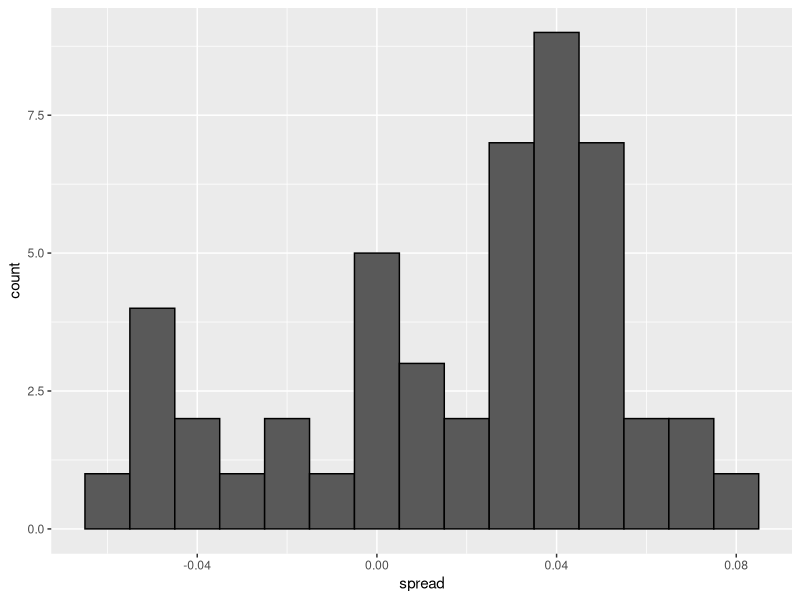
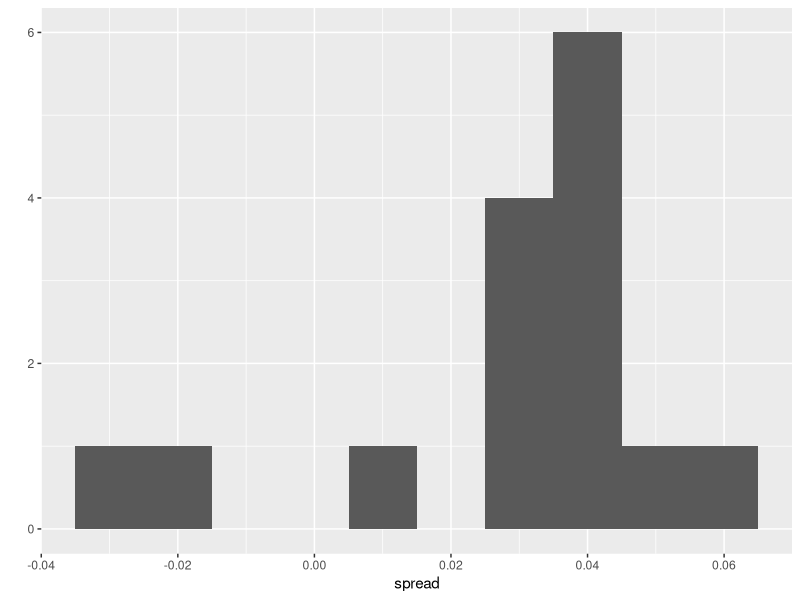
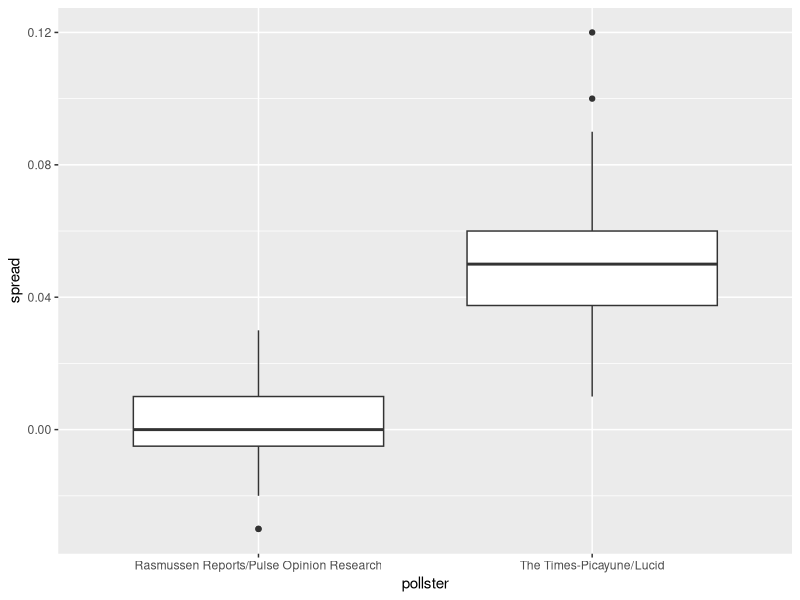

Generate these figures, in order, with R:
## ---- chunk 1
library(tidyverse)
library(dslabs)
d <- 0.039
Ns <- c(1298, 533, 1342, 897, 774, 254, 812, 324, 1291, 1056, 2172, 516)
p <- (d + 1) / 2

polls <- map_df(Ns, function(N) {
  x <- sample(c(0,1), size=N, replace=TRUE, prob=c(1-p, p))
  x_hat <- mean(x)
  se_hat <- sqrt(x_hat * (1 - x_hat) / N)
  list(estimate = 2 * x_hat - 1, 
    low = 2*(x_hat - 1.96*se_hat) - 1, 
    high = 2*(x_hat + 1.96*se_hat) - 1,
    sample_size = N)
}) %>% mutate(poll = seq_along(Ns))
## ---- chunk 2
sum(polls$sample_size)
## ---- chunk 3
d_hat <- polls %>% 
  summarize(avg = sum(estimate*sample_size) / sum(sample_size)) %>% 
  pull(avg)
## ---- chunk 4
data(polls_us_election_2016)
## ---- chunk 5
polls <- polls_us_election_2016 %>% 
  filter(state == "U.S." & enddate >= "2016-10-31" &
           (grade %in% c("A+","A","A-","B+") | is.na(grade)))
## ---- chunk 6
polls <- polls %>% 
  mutate(spread = rawpoll_clinton/100 - rawpoll_trump/100)
## ---- chunk 7
d_hat <- polls %>% 
  summarize(d_hat = sum(spread * samplesize) / sum(samplesize)) %>% 
  pull(d_hat)
## ---- chunk 8
p_hat <- (d_hat+1)/2 
moe <- 1.96 * 2 * sqrt(p_hat * (1 - p_hat) / sum(polls$samplesize))
moe
## ---- chunk 9
polls %>%
  ggplot(aes(spread)) +
  geom_histogram(color="black", binwidth = .01)
## ---- chunk 10
polls %>% group_by(pollster) %>% summarize(n())
## ---- chunk 11
polls %>% group_by(pollster) %>% 
  filter(n() >= 6) %>%
  summarize(se = 2 * sqrt(p_hat * (1-p_hat) / median(samplesize)))
## ---- chunk 12
one_poll_per_pollster <- polls %>% group_by(pollster) %>% 
  filter(enddate == max(enddate)) %>%
  ungroup()
## ---- chunk 13
qplot(spread, data = one_poll_per_pollster, binwidth = 0.01)
## ---- chunk 14
sd(one_poll_per_pollster$spread)
## ---- chunk 15
results <- one_poll_per_pollster %>% 
  summarize(avg = mean(spread), 
            se = sd(spread) / sqrt(length(spread))) %>% 
  mutate(start = avg - 1.96 * se, 
         end = avg + 1.96 * se) 
round(results * 100, 1)
## ---- chunk 16
library(dslabs)
data(heights)
x <- heights %>% filter(sex == "Male") %>%
  pull(height)
## ---- chunk 17
mean(x)
sd(x)
## ---- chunk 18
n <- 50
X <- sample(x, n, replace = TRUE)
mean(X)
## ---- chunk 19
sd(X)
## ---- chunk 20
mean(X) + c(-1, 1)*1.96 * sd(X) / sqrt(n)
## ---- chunk 21
mu <- mean(x)


B <- 10000
monte <- replicate(B, {
  X <- sample(x, n, replace=TRUE)
  interval <- mean(X) + c(-1,1)*1.96*sd(X)/sqrt(n)
  between(mu, interval[1], interval[2])
})
mean(monte)
## ---- chunk 22
data(polls_us_election_2016)
polls <- polls_us_election_2016 %>% 
  filter(pollster %in% c("Rasmussen Reports/Pulse Opinion Research",
                         "The Times-Picayune/Lucid") &
           enddate >= "2016-10-15" &
           state == "U.S.") %>% 
  mutate(spread = rawpoll_clinton/100 - rawpoll_trump/100) 
## ---- chunk 23
polls %>% ggplot(aes(pollster, spread)) + 
  geom_boxplot()
## ---- chunk 24
polls %>% 
  filter(pollster=="Rasmussen Reports/Pulse Opinion Research") %>% 
  summarize(N_1 = n())
## ---- chunk 25
polls %>% group_by(pollster) %>%
  summarize(s = sd(spread))
## ---- chunk 26
X <- polls %>% group_by(pollster) %>% 
  summarize(avg = mean(spread), sd = sd(spread), N = n()) 
b2b1 <- X$avg[2] - X$avg[1]
se_hat <- with(X, sqrt(sd[2]^2/N[2] + sd[1]^2/N[1]))
b2b1 + c(-1,1)*1.96*se_hat
## ---- chunk 27
2*(1 - pnorm(b2b1/se_hat, 0, 1))
## ---- chunk 28
polls <- polls_us_election_2016 %>% 
  filter(enddate >= "2016-10-15" &
           state == "U.S.") %>%
  group_by(pollster) %>%
  filter(n() >= 5) %>% 
  mutate(spread = rawpoll_clinton/100 - rawpoll_trump/100) %>%
  ungroup()
## ---- chunk 29
polls %>% group_by(pollster) %>%
  summarize(avg = mean(spread), sd = sd(spread)) 
